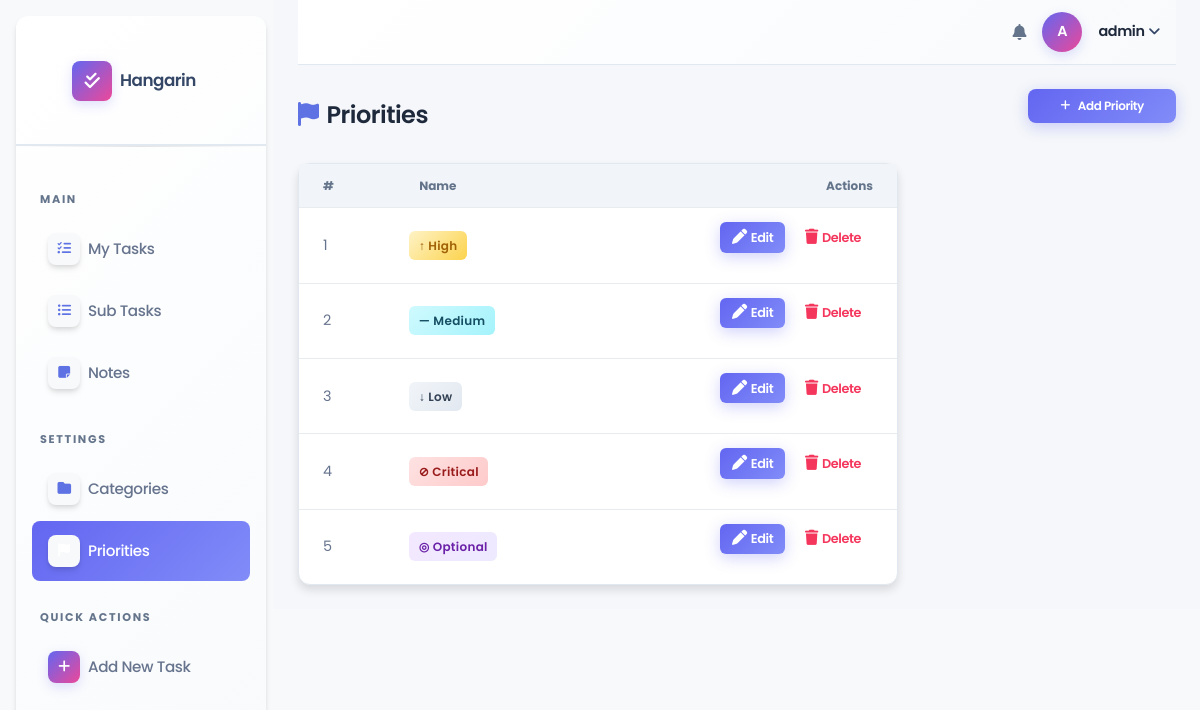
/priorities/ (signed in), run on the app's committed database.
### taskmanager/models.py (models this page shows, shortened)
class Priority(models.Model):
    name = models.CharField(max_length=100)
    class Meta:
        verbose_name = "Priority"
        verbose_name_plural = "Priorities"

### taskmanager/views.py (the view)
# urls.py: path('priorities/', views.PriorityListView.as_view(), name='priority-list'),
class PriorityListView(LoginRequiredMixin, ListView):
    model = Priority
    template_name = 'priority_list.html'
    context_object_name = 'object_list'

### templates/priority_list.html (shortened to what this page needs)
{% extends 'base.html' %}
{% load static %}
{% block nav_priorities %}active{% endblock %}
{% block content %}
<div class="d-flex justify-content-between align-items-center mb-4">
  <h4 class="mb-0 fw-bold d-flex align-items-center gap-2">
    <i class="fas fa-flag text-primary"></i> Priorities
  </h4>
  <a href="{% url 'priority-add' %}" class="btn btn-primary btn-sm d-flex align-items-center gap-2" style="border-radius:0.5rem;">
    <i class="fas fa-plus"></i> Add Priority
  </a>
</div>
<div class="card shadow-sm" style="max-width:600px;">
  <div class="card-body p-0">
    <div class="table-responsive">
      <table class="table table-hover align-middle mb-0">
        <thead class="bg-light">
          <tr>
            <th class="ps-4">#</th>
            <th>Name</th>
            <th class="text-end pe-4">Actions</th>
          </tr>
        </thead>
        <tbody>
          {% for pri in object_list %}
          <tr>
            <td class="ps-4 text-muted">{{ forloop.counter }}</td>
            <td>
              {% if pri.name == "Critical" %}
                <span class="badge-status badge-critical">⊘ Critical</span>
              {% elif pri.name == "High" %}
                <span class="badge-status badge-high">↑ High</span>
              {% elif pri.name == "Medium" %}
                <span class="badge-status badge-medium">— Medium</span>
              {% elif pri.name == "Low" %}
                <span class="badge-status badge-low">↓ Low</span>
              {% else %}
                <span class="badge-status badge-optional">◎ {{ pri.name }}</span>
              {% endif %}
            </td>
            <td class="text-end pe-4">
              <a href="{% url 'priority-edit' pri.pk %}" class="btn btn-primary btn-action me-1">
                <i class="fas fa-pen me-1"></i>Edit
              </a>
              <a href="{% url 'priority-delete' pri.pk %}" class="btn btn-outline-danger btn-action">
                <i class="fas fa-trash me-1"></i>Delete
              </a>
            </td>
          </tr>
          {% endfor %}
        </tbody>
      </table>
    </div>
  </div>
</div>
{% endblock %}

### templates/base.html (shortened to what this page needs)
{% load static %}
{% load pwa %}
<!DOCTYPE html>
<html lang="en">
<head>
  <link rel="stylesheet" href="https://cdnjs.cloudflare.com/ajax/libs/font-awesome/6.5.0/css/all.min.css">
  <link rel="stylesheet" href="{% static 'css/argon-dashboard.min.css' %}"">
</head>
<body class="g-sidenav-show bg-gray-100">
<aside class="sidenav navbar navbar-vertical navbar-expand-xs border-0 border-radius-xl my-3 fixed-start ms-3 bg-white shadow" id="sidenav-main">
  <div class="sidenav-header d-flex align-items-center px-3 py-4">
    <a class="navbar-brand d-flex align-items-center" href="{% url 'home' %}">
      <div class="d-flex align-items-center justify-content-center me-2" style="width:40px;height:40px;background:linear-gradient(135deg,#6366f1,#ec4899);border-radius:8px;box-shadow:0 4px 12px rgba(99, 102, 241, 0.2);">
        <i class="fas fa-check-double text-white" style="font-size:1.1rem;"></i>
      </div>
      <span class="font-weight-bold text-dark" style="font-size:1.05rem;font-weight:700;letter-spacing:-0.5px;">Hangarin</span>
    </a>
  </div>
  <hr class="horizontal dark mt-0">
  <div class="collapse navbar-collapse w-auto" id="sidenav-collapse-main">
    <ul class="navbar-nav ps-2 pe-2">
      <li class="sidebar-section-label">Main</li>
      <li class="nav-item">
        <a class="nav-link d-flex align-items-center {% block nav_tasks %}{% endblock %}" href="{% url 'task-list' %}">
          <div class="d-flex align-items-center justify-content-center me-2 shadow"
               style="width:32px;height:32px;min-width:32px;background:#f8f9fa;border-radius:0.5rem;">
            <i class="fas fa-list-check text-primary" style="font-size:0.85rem;"></i>
          </div>
          <span class="nav-link-text">My Tasks</span>
        </a>
      </li>
      <li class="nav-item">
        <a class="nav-link d-flex align-items-center {% block nav_subtasks %}{% endblock %}" href="{% url 'subtask-list' %}">
          <div class="d-flex align-items-center justify-content-center me-2 border-radius-md shadow"
               style="width:32px;height:32px;min-width:32px;background:#f8f9fa;border-radius:0.5rem;">
            <i class="fas fa-list-ul text-primary" style="font-size:0.85rem;"></i>
          </div>
          <span class="nav-link-text">Sub Tasks</span>
        </a>
      </li>
      <li class="nav-item">
        <a class="nav-link d-flex align-items-center {% block nav_notes %}{% endblock %}" href="{% url 'note-list' %}">
          <div class="d-flex align-items-center justify-content-center me-2 border-radius-md shadow"
               style="width:32px;height:32px;min-width:32px;background:#f8f9fa;border-radius:0.5rem;">
            <i class="fas fa-note-sticky text-primary" style="font-size:0.85rem;"></i>
          </div>
          <span class="nav-link-text">Notes</span>
        </a>
      </li>
      <li class="sidebar-section-label">Settings</li>
      <li class="nav-item">
        <a class="nav-link d-flex align-items-center {% block nav_categories %}{% endblock %}" href="{% url 'category-list' %}">
          <div class="d-flex align-items-center justify-content-center me-2 border-radius-md shadow"
               style="width:32px;height:32px;min-width:32px;background:#f8f9fa;border-radius:0.5rem;">
            <i class="fas fa-folder text-primary" style="font-size:0.85rem;"></i>
          </div>
          <span class="nav-link-text">Categories</span>
        </a>
      </li>
      <li class="nav-item">
        <a class="nav-link d-flex align-items-center {% block nav_priorities %}{% endblock %}" href="{% url 'priority-list' %}">
          <div class="d-flex align-items-center justify-content-center me-2 border-radius-md shadow"
               style="width:32px;height:32px;min-width:32px;background:#f8f9fa;border-radius:0.5rem;">
            <i class="fas fa-flag text-primary" style="font-size:0.85rem;"></i>
          </div>
          <span class="nav-link-text">Priorities</span>
        </a>
      </li>
      <li class="sidebar-section-label">Quick Actions</li>
      <li class="nav-item mb-3">
        <a class="nav-link d-flex align-items-center" href="{% url 'task-add' %}">
          <div class="d-flex align-items-center justify-content-center me-2"
               style="width:32px;height:32px;min-width:32px;background:linear-gradient(135deg,#6366f1,#ec4899);border-radius:8px;box-shadow:0 4px 12px rgba(99, 102, 241, 0.2);">
            <i class="fas fa-plus text-white" style="font-size:0.85rem;"></i>
          </div>
          <span class="nav-link-text fw-semibold">Add New Task</span>
        </a>
      </li>
    </ul>
  </div>
</aside>
<main class="main-content position-relative max-height-vh-100 h-100 border-radius-lg">
  <nav class="navbar navbar-main navbar-expand-lg px-0 mx-4 shadow-none border-radius-xl" id="navbarBlur">
    <div class="container-fluid py-1 px-3 d-flex justify-content-between align-items-center">
      <div class="d-flex align-items-center gap-3">
        <i class="fas fa-bell text-secondary fs-6" style="cursor:pointer;transition:all 0.3s ease;" onmouseover="this.style.transform='scale(1.1)'" onmouseout="this.style.transform='scale(1)'"></i>
        <div class="d-flex align-items-center justify-content-center rounded-circle text-white fw-bold"
             style="width:40px;height:40px;background:linear-gradient(135deg,#6366f1,#ec4899);font-size:0.9rem;box-shadow:0 4px 12px rgba(99, 102, 241, 0.2);font-weight:700;">
          {{ request.user.username|first|upper }}
        </div>
        <div class="dropdown">
          <a href="#" class="d-flex align-items-center text-dark text-decoration-none dropdown-toggle" data-bs-toggle="dropdown" style="font-weight:600;">
            <span class="fw-semibold" style="font-size:0.9rem;color:#1e293b;">{{ request.user.username }}</span>
          </a>
        </div>
      </div>
    </div>
  </nav>
  <div class="container-fluid py-4 px-4">
    {% block content %}{% endblock %}
  </div>
</main>
</body>
</html>

### templates/base.html (style rules this page uses)
:root { --primary-color: #6366f1; --primary-light: #818cf8; --primary-dark: #4f46e5; --secondary-color: #ec4899; --success-color: #10b981; --warning-color: #f59e0b; --danger-color: #ef4444; --info-color: #06b6d4; --sidebar-bg: #f8fafc; --text-primary: #1e293b; --text-secondary: #64748b; --bg-light: #f1f5f9; --border-color: #e2e8f0; }
* { font-family: 'Poppins', sans-serif; }
body, .g-sidenav-show { background-color: #f5f7fa; color: var(--text-primary); font-family: 'Poppins', sans-serif; }
.sidenav { background: linear-gradient(135deg, #ffffff 0%, #f8fafc 100%); border: 1px solid var(--border-color); box-shadow: 0 4px 20px rgba(0, 0, 0, 0.08); border-radius: 12px; }
.sidenav-header { border-bottom: 2px solid var(--border-color); padding: 1.5rem !important; }
.sidenav-header .navbar-brand span { color: var(--primary-dark); font-weight: 700; font-size: 1.1rem; letter-spacing: -0.5px; }
.sidebar-section-label { font-size: 0.7rem; font-weight: 700; letter-spacing: 0.15em; text-transform: uppercase; color: var(--text-secondary); padding: 1rem 1rem 0.5rem; margin-top: 0.75rem; }
.nav-link { color: var(--text-secondary); padding: 0.875rem 1rem !important; margin: 0.25rem 0; border-radius: 8px; transition: all 0.3s ease; font-weight: 500; font-size: 0.95rem; }
.nav-link.active { background: linear-gradient(135deg, var(--primary-color) 0%, var(--primary-light) 100%) !important; color: #fff !important; box-shadow: 0 4px 15px rgba(99, 102, 241, 0.3); border-radius: 8px; font-weight: 600; }
.nav-link.active .nav-link-text, .nav-link.active i { color: #fff !important; }
.nav-link-text { font-size: 0.95rem; font-weight: 500; }
.main-content { background: #f5f7fa; border-radius: 0; }
.navbar-main { background: linear-gradient(135deg, #ffffff 0%, #f8fafc 100%); border-bottom: 1px solid var(--border-color); box-shadow: 0 2px 8px rgba(0, 0, 0, 0.05); border-radius: 0; }
.navbar-main .rounded-circle { background: linear-gradient(135deg, var(--primary-color) 0%, var(--secondary-color) 100%) !important; font-weight: 700; font-size: 0.9rem; box-shadow: 0 4px 12px rgba(99, 102, 241, 0.2); }
.badge-status { font-size: 0.75rem; padding: 0.4em 0.8em; border-radius: 6px; font-weight: 600; font-family: 'Poppins', sans-serif; display: inline-block; letter-spacing: 0.3px; }
.badge-critical { background: linear-gradient(135deg, #fee2e2 0%, #fecaca 100%); color: #991b1b; }
.badge-high { background: linear-gradient(135deg, #fef3c7 0%, #fcd34d 100%); color: #a16207; }
.badge-medium { background: linear-gradient(135deg, #cffafe 0%, #a5f3fc 100%); color: #164e63; }
.badge-low { background: linear-gradient(135deg, #f1f5f9 0%, #e2e8f0 100%); color: #334155; }
.badge-optional { background: linear-gradient(135deg, #f3e8ff 0%, #ede9fe 100%); color: #6b21a8; }
.table { font-family: 'Poppins', sans-serif; }
.table th { font-size: 0.75rem; font-weight: 700; letter-spacing: 0.08em; text-transform: uppercase; color: var(--text-secondary); border-top: none; border-bottom: 2px solid var(--border-color); padding: 0.875rem; background-color: var(--bg-light); }
.table td { font-size: 0.9rem; vertical-align: middle; padding: 0.875rem; color: var(--text-primary); }
.btn { font-family: 'Poppins', sans-serif; font-weight: 600; border-radius: 8px; transition: all 0.3s ease; border: none; }
.btn-primary { background: linear-gradient(135deg, var(--primary-color) 0%, var(--primary-light) 100%); color: #fff; box-shadow: 0 4px 15px rgba(99, 102, 241, 0.3); }
.btn-action { font-size: 0.8rem; padding: 0.35rem 0.75rem; border-radius: 6px; font-weight: 600; }
.card { border: 1px solid var(--border-color); border-radius: 12px; background: #ffffff; box-shadow: 0 2px 12px rgba(0, 0, 0, 0.05); transition: all 0.3s ease; font-family: 'Poppins', sans-serif; }
.card-body { padding: 1.5rem; color: var(--text-primary); }
.nav-link i, .btn i { font-size: 0.95rem; }
#sidenav-main { overflow-y: visible !important; height: auto !important; }
#sidenav-collapse-main { overflow: visible !important; }
.horizontal { border: none; height: 1px; background: linear-gradient(to right, transparent, var(--border-color), transparent); }
h1, h2, h3, h4, h5, h6 { color: var(--text-primary); font-weight: 700; letter-spacing: -0.5px; }
.text-secondary { color: var(--text-secondary) !important; }
a { color: var(--primary-color); text-decoration: none; transition: color 0.3s ease; }

### data on the page
Priority: name "↑ High"
Priority: name "— Medium"
Priority: name "↓ Low"
Priority: name "⊘ Critical"
Priority: name "Optional"

### other printed values
{{ request.user.username|first|upper }} "A"
{{ request.user.username }} "admin"
